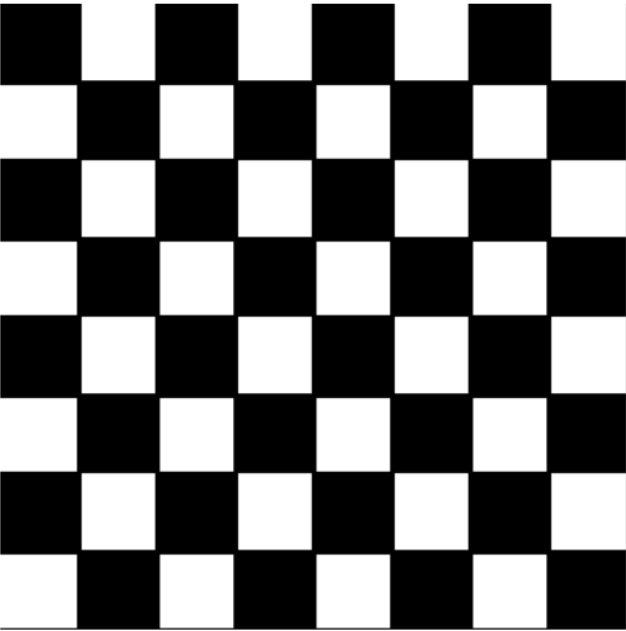
#> input picture 个人仓库/2305070129-苏栋/代码/图像处理opencv/chessboard.png, 626 x 631 px
$ jupyter execute '图像特征harris.ipynb'
#> lines starting #> are read from the running program, lines starting #| are printed output that depends on the picture
# 图像特征-harris角点检测

进行x和y的移动，计算移动后的图像和原图像的差值，然后计算差值的协方差矩阵，然后计算矩阵的特征值，如果特征值都很大，那么这个点就是角点。

角点的特征更丰富，更具特性

## 基本原理

第一次是九个点，第二次也九个点，去滑动，作减法，得到一个矩阵，得到灰度变换。

减法是平移前后的变换结果，公式中平方项使得非负和结果扩大，w是窗口大小，w越大，检测的角点越少，w越小，检测的角点越多，w可以是常数，也可以是高斯窗口。

进行一阶泰勒展开

再化简，转换为矩阵形式方便后续求特征值

得到n行n列的是对成矩阵，进行对角化（找到特征向量使其可以对角化

由m矩阵代到式子中得到的，对椭圆进行标准化处理，此时只有对角有值，那其他就0，不要带c的项

二次项函数本质上是椭圆函数，椭圆的轴就是特征值，椭圆越圆，特征值越大，椭圆越扁，特征值越小。

在一个轴变化很大，那么这个点就是边界；两个特征值较小且近似相等时，那么这是个平面；两个特征值较大且近似相等时，那么这是个角点

角点响应R值，对于平面，R值接近0；对于边界，R值接近0；对于角点，R值较大

总结：梯度（Ix，Iy）和梯度变化（IxIy，Ix^2+Iy^2）-->整合成矩阵，求特征值-->比较特征值大小-->NMS（非极大值抑制）-->R值阈值筛选

### cv2.cornerHarris()
* img: 输入图像，必须是灰度图
* blockSize: 窗口大小
* k: Harris角点检测方程中的自由参数，取值参数为[0,04,0.06]
* ksize: Sobel算子的大小
* borderType: 边界模式

[cell 1]
import cv2
import  numpy as np

[cell 2]
img=cv2.imread('chessboard.png')
#> img is the input picture: shape (631, 626, 3); min 0, max 255, mean 117.2
print('img.shape',img.shape)
#| img.shape (631, 626, 3)
gray=cv2.cvtColor(img,cv2.COLOR_BGR2GRAY)
gray=np.float32(gray)
dst=cv2.cornerHarris(gray,2,3,0.04) # 角点检测
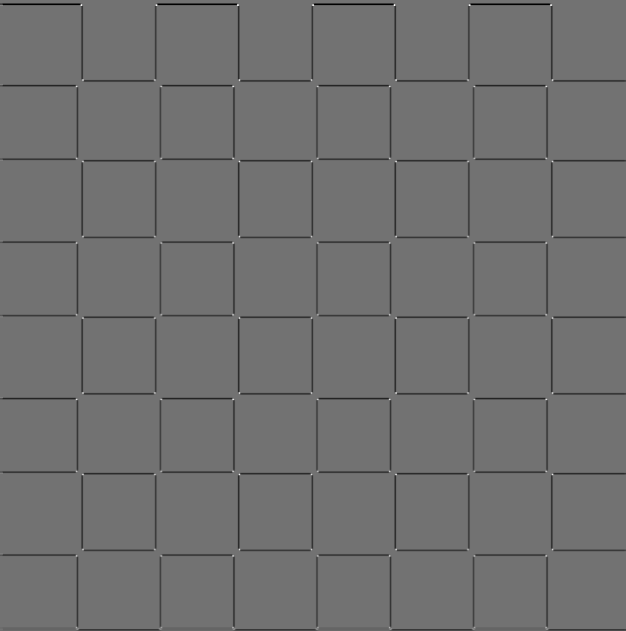
#> dst: shape (631, 626) float32; min -96332256, max 117603720, mean -1949681.9; drawn with min black and max white
print('dst.shape',dst.shape)
#| dst.shape (631, 626)
